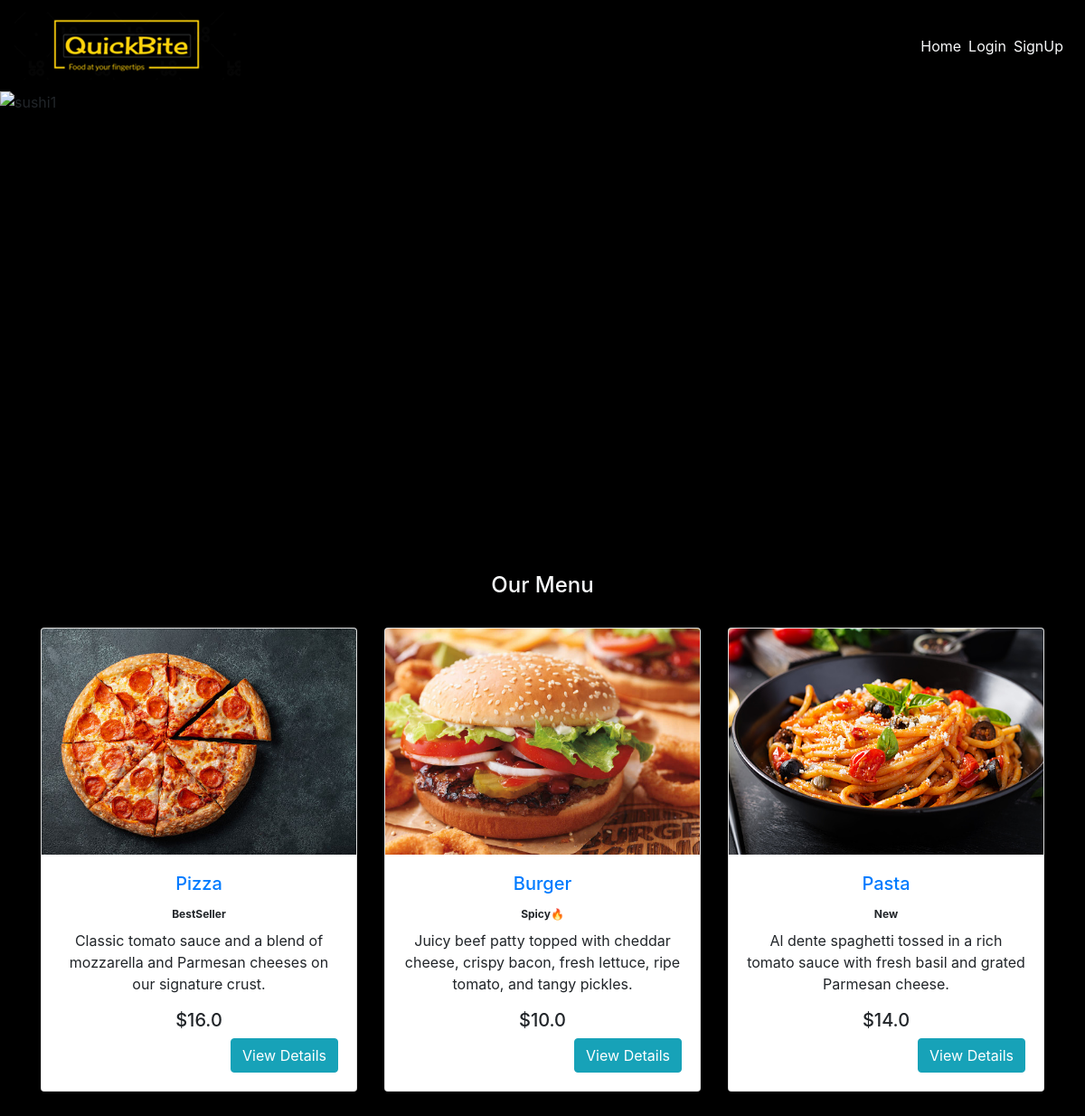
The page / on the database its author committed.
### main/models.py (models this page shows, shortened)
class Item(models.Model):
    LABELS = (
        ('BestSeller', 'BestSeller'),
        ('New', 'New'),
        ('Spicy🔥', 'Spicy🔥'),
    )
    LABEL_COLOUR = (
        ('danger', 'danger'),
        ('success', 'success'),
        ('primary', 'primary'),
        ('info', 'info')
    )
    title = models.CharField(max_length=150)
    description = models.CharField(max_length=250,blank=True)
    price = models.FloatField()
    pieces = models.IntegerField(default=6)
    instructions = models.CharField(max_length=250,default="Jain Option Available")
    image = models.ImageField(default='default.png', upload_to='images/')
    labels = models.CharField(max_length=25, choices=LABELS, blank=True)
    label_colour = models.CharField(max_length=15, choices=LABEL_COLOUR, blank=True)
    slug = models.SlugField(default="sushi_name")
    created_by = models.ForeignKey(User, on_delete=models.CASCADE)

### main/views.py (the view)
# urls.py: path('', MenuListView.as_view(), name='home'),
class MenuListView(ListView):
    model = Item
    template_name = 'main/home.html'
    context_object_name = 'menu_items'

### main/templates/main/home.html
{% extends "main/layout.html" %}
{% block content %}
  <div class="home" style="background-color: #000000">
      <img src="../media/bg_7.jpg" class="d-block w-100" alt="sushi1" height="500px">
    <div class="container">
      <h4 class="text-center text-light" style="margin: 2rem;">Our Menu</h4>
      <div class="row">
        {% for item in menu_items %}
            <div class="col-sm-4">
                <div class="card mb-5" style="height: fit-content; overflow: auto;">
                  <img src="{{ item.image.url }}" style="height: 250px;">
                    <div class="card-body text-center">
                        <h5 class="text-center"><a href="{% url 'main:dishes' item.slug %}">{{ item.title }} </a></h5>
                        <h5 class="badge badge-{{ item.label_colour }}">{{ item.labels }}</h5>
                      <p class="text-center">{{ item.description }}</p>
                      <h5 class="text-center">${{ item.price }}</h5>
                      <a href="{% url 'main:dishes' item.slug %}" class="btn btn-info float-right">View Details</a>
                    </div>
                </div>
            </div>
        {% endfor %}
      </div>
    </div>
  </div>
{% endblock content %}

### rows shown on the page
Item: image (picture), title "Pizza", labels "BestSeller", description "Classic tomato sauce and a blend of mozzarella and Parmesan cheeses on our signature crust.", price "16.0"
Item: image (picture), title "Burger", labels "Spicy🔥", description "Juicy beef patty topped with cheddar cheese, crispy bacon, fresh lettuce, ripe tomato, and tangy pickles.", price "10.0"
Item: image (picture), title "Pasta", labels "New", description "Al dente spaghetti tossed in a rich tomato sauce with fresh basil and grated Parmesan cheese.", price "14.0"
